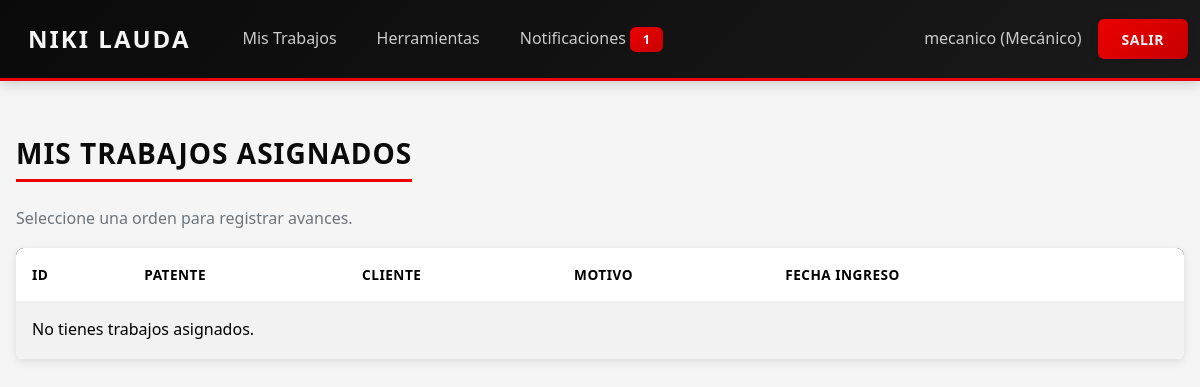
The page /mecanico/mis-trabajos/ (signed in) on the database as committed earlier.
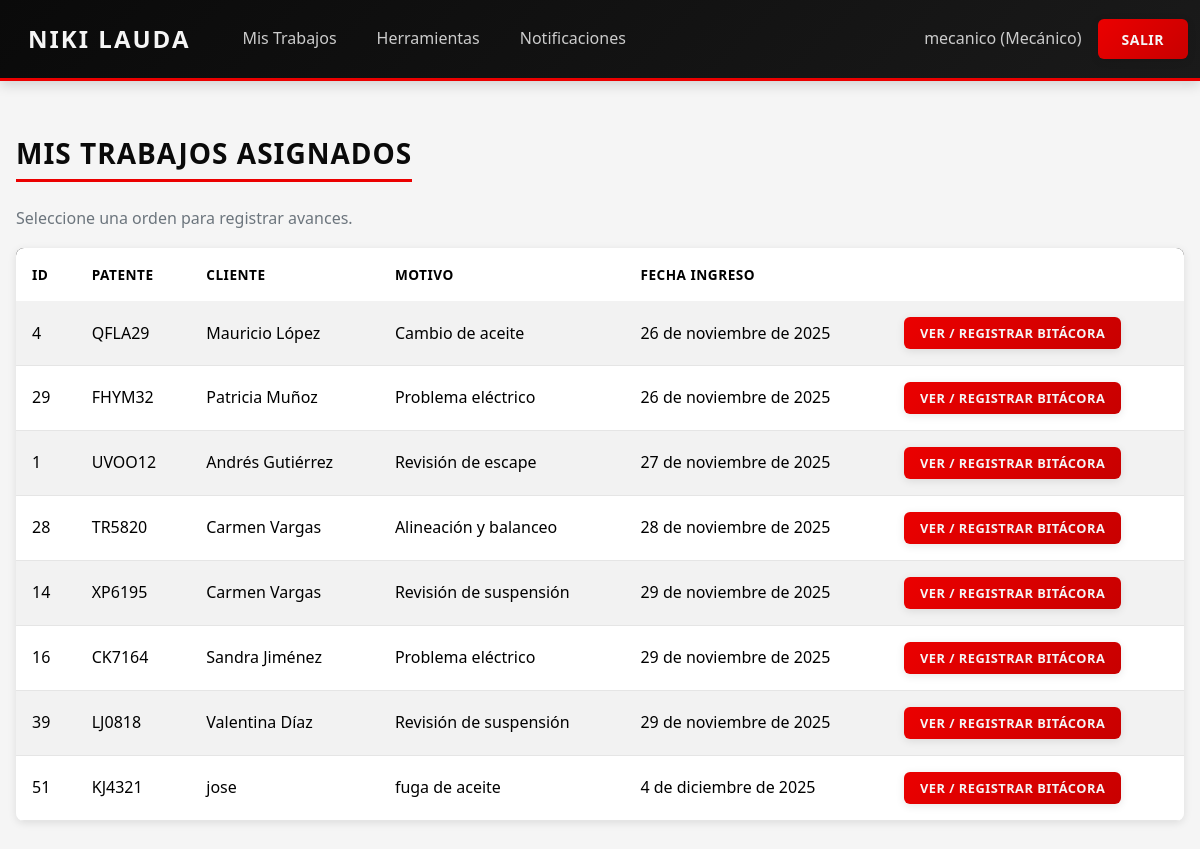
The same page on the database as committed later.
### core/models.py (models this page shows, shortened)
class OrdenTrabajo(models.Model):
    PRIORIDAD_CHOICES = [
        ("BAJA", "Baja"),
        ("MEDIA", "Media"),
        ("ALTA", "Alta"),
    ]
    cliente = models.ForeignKey(Cliente, on_delete=models.PROTECT)
    vehiculo = models.ForeignKey(Vehiculo, on_delete=models.PROTECT)
    mecanico = models.ForeignKey(Mecanico, on_delete=models.SET_NULL, null=True, blank=True)
    zona_trabajo = models.ForeignKey(ZonaTrabajo, on_delete=models.SET_NULL, null=True, blank=True)
    fecha_ingreso = models.DateField()
    fecha_estimada_entrega = models.DateField(blank=True, null=True)
    fecha_entrega_real = models.DateField(blank=True, null=True)
    motivo_ingreso = models.CharField(max_length=200)
    descripcion_problema = models.TextField()
    observaciones_iniciales = models.TextField(blank=True, null=True)
    estado = models.ForeignKey(EstadoOT, on_delete=models.PROTECT)
    prioridad = models.CharField(max_length=10, choices=PRIORIDAD_CHOICES, default="MEDIA")
    en_lista_espera = models.BooleanField(
        default=False,
        help_text="True si la OT está en lista de espera (RF11)."
    )
    creado_en = models.DateTimeField(auto_now_add=True)
    actualizado_en = models.DateTimeField(auto_now=True)

class Vehiculo(models.Model):
    cliente = models.ForeignKey(Cliente, on_delete=models.CASCADE, related_name="vehiculos")
    patente = models.CharField(max_length=10, unique=True)
    marca = models.ForeignKey(MarcaVehiculo, on_delete=models.PROTECT)
    modelo = models.ForeignKey(ModeloVehiculo, on_delete=models.PROTECT)
    anio = models.PositiveIntegerField()
    kilometraje = models.PositiveIntegerField()
    fecha_ultimo_servicio = models.DateField(blank=True, null=True)
    golpes_observados = models.TextField(blank=True, null=True)

class Cliente(models.Model):
    rut = models.CharField(max_length=12, unique=True)
    nombre = models.CharField(max_length=150)
    telefono = models.CharField(max_length=20)
    email = models.EmailField(blank=True, null=True)
    direccion = models.CharField(max_length=200, blank=True, null=True)

### core/views.py (the view)
# urls.py: path("mecanico/mis-trabajos/", views.mis_trabajos, name="mis_trabajos"),
@login_required
@requiere_rol("MECANICO")
def mis_trabajos(request):
    mecanico_obj = obtener_mecanico_desde_usuario(request.user)
    if not mecanico_obj:
        messages.warning(request, "Tu perfil de mecánico no está completamente configurado. Contacta al administrador.")
        trabajos = []
    else:
        trabajos = OrdenTrabajo.objects.filter(
            mecanico=mecanico_obj,
            estado__nombre__in=["EN_PROGRESO", "PENDIENTE"]
        ).order_by("fecha_ingreso")
        notification_service = NotificationService()
        for ot in trabajos:
            if ot.fecha_estimada_entrega and ot.estado.nombre != "FINALIZADO":
                if date.today() > ot.fecha_estimada_entrega:
                    notification_service.notificar_atraso(
                        orden=ot,
                        emisor=request.user.perfilusuario
                    )
    return render(request, "core/mecanico/mis_trabajos.html", {"trabajos": trabajos})

### core/context_processors.py (called while the page is built)
def notificaciones(request):
    context = {
        'notif_no_leidas': 0,
    }
    if request.user.is_authenticated:
        try:
            perfil = request.user.perfilusuario
            context['notif_no_leidas'] = perfil.notificaciones_recibidas.filter(leida=False).count()
        except (PerfilUsuario.DoesNotExist, AttributeError):
            pass
    return context

### core/helpers.py (called while the page is built, shortened)
def obtener_mecanico_desde_usuario(user):
    if not user or not user.is_authenticated:
        return None
    try:
        perfil = user.perfilusuario
        if perfil.rol != "MECANICO":
            return None
    except PerfilUsuario.DoesNotExist:
        return None
    nombre_completo = f"{user.first_name} {user.last_name}".strip()
    if not nombre_completo or nombre_completo == "":
        nombre_completo = user.username
    mecanico = Mecanico.objects.filter(nombre=nombre_completo).first()
    return mecanico

### core/patterns/observer.py (called while the page is built)
    def attach(self, observer: Observer) -> None:
        if observer not in self._observers:
            self._observers.append(observer)

### core/templates/core/mecanico/mis_trabajos.html
{% extends "core/base.html" %}
{% block content %}
<h3>Mis Trabajos Asignados</h3>
<p class="text-muted">Seleccione una orden para registrar avances.</p>
<table class="table table-striped">
    <thead>
        <tr>
            <th>ID</th>
            <th>Patente</th>
            <th>Cliente</th>
            <th>Motivo</th>
            <th>Fecha Ingreso</th>
            <th></th>
        </tr>
    </thead>
    <tbody>
        {% for ot in trabajos %}
        <tr>
            <td>{{ ot.id }}</td>
            <td>{{ ot.vehiculo.patente }}</td>
            <td>{{ ot.cliente.nombre }}</td>
            <td>{{ ot.motivo_ingreso }}</td>
            <td>{{ ot.fecha_ingreso }}</td>
            <td>
                <a href="{% url 'registrar_bitacora' ot.id %}" class="btn btn-primary btn-sm">
                    Ver / Registrar Bitácora
                </a>
            </td>
        </tr>
        {% empty %}
        <tr><td colspan="6">No tienes trabajos asignados.</td></tr>
        {% endfor %}
    </tbody>
</table>
{% endblock %}

### core/templates/core/navbar.html (shortened to what this page needs)
<nav class="navbar navbar-expand-lg navbar-dark bg-dark">
    <div class="container-fluid">
        <a class="navbar-brand" href="{% url 'dashboard' %}">Niki Lauda</a>
        <ul class="navbar-nav me-auto">
            {% if user.is_authenticated and user.perfilusuario %}
                {% if user.perfilusuario.rol == "MECANICO" %}
                    <li class="nav-item">
                        <a class="nav-link" href="{% url 'mis_trabajos' %}">Mis Trabajos</a>
                    </li>
                    <li class="nav-item">
                        <a class="nav-link" href="{% url 'herramientas' %}">Herramientas</a>
                    </li>
                {% endif %}
                <li class="nav-item">
                    <a class="nav-link" href="{% url 'notificaciones' %}">
                        Notificaciones
                        {% if notif_no_leidas > 0 %}
                            <span class="badge bg-danger">{{ notif_no_leidas }}</span>
                        {% endif %}
                    </a>
                </li>
            {% endif %}
        </ul>
        {% if user.is_authenticated %}
            <span class="navbar-text text-white me-3">
                {{ user.username }}{% if user.perfilusuario %} ({{ user.perfilusuario.get_rol_display }}){% endif %}
            </span>
            <a class="btn btn-danger" href="{% url 'logout' %}">Salir</a>
        {% else %}
            <a class="btn btn-primary" href="{% url 'login' %}">Iniciar Sesión</a>
            <a class="btn btn-outline-light ms-2" href="{% url 'registro' %}">Registrarse</a>
        {% endif %}
    </div>
</nav>

Rows that differ between the two databases and show on the page:
now on this page (row edited): OrdenTrabajo: id "4", vehiculo.patente "QFLA29", cliente.nombre "Mauricio López", motivo_ingreso "Cambio de aceite", fecha_ingreso "26 de noviembre de 2025"
now on this page (row edited): OrdenTrabajo: id "29", vehiculo.patente "FHYM32", cliente.nombre "Patricia Muñoz", motivo_ingreso "Problema eléctrico", fecha_ingreso "26 de noviembre de 2025"
now on this page (row edited): OrdenTrabajo: id "1", vehiculo.patente "UVOO12", cliente.nombre "Andrés Gutiérrez", motivo_ingreso "Revisión de escape", fecha_ingreso "27 de noviembre de 2025"
now on this page (row edited): OrdenTrabajo: id "28", vehiculo.patente "TR5820", cliente.nombre "Carmen Vargas", motivo_ingreso "Alineación y balanceo", fecha_ingreso "28 de noviembre de 2025"
now on this page (row edited): OrdenTrabajo: id "14", vehiculo.patente "XP6195", cliente.nombre "Carmen Vargas", motivo_ingreso "Revisión de suspensión", fecha_ingreso "29 de noviembre de 2025"
now on this page (row edited): OrdenTrabajo: id "16", vehiculo.patente "CK7164", cliente.nombre "Sandra Jiménez", motivo_ingreso "Problema eléctrico", fecha_ingreso "29 de noviembre de 2025"
now on this page (row edited): OrdenTrabajo: id "39", vehiculo.patente "LJ0818", cliente.nombre "Valentina Díaz", motivo_ingreso "Revisión de suspensión", fecha_ingreso "29 de noviembre de 2025"
added OrdenTrabajo: id "51", vehiculo.patente "KJ4321", cliente.nombre "jose", motivo_ingreso "fuga de aceite", fecha_ingreso "4 de diciembre de 2025"
Other text that changed with them:
{{ notif_no_leidas }}: "1" → (not shown)
text no longer shown: "No tienes trabajos asignados."
